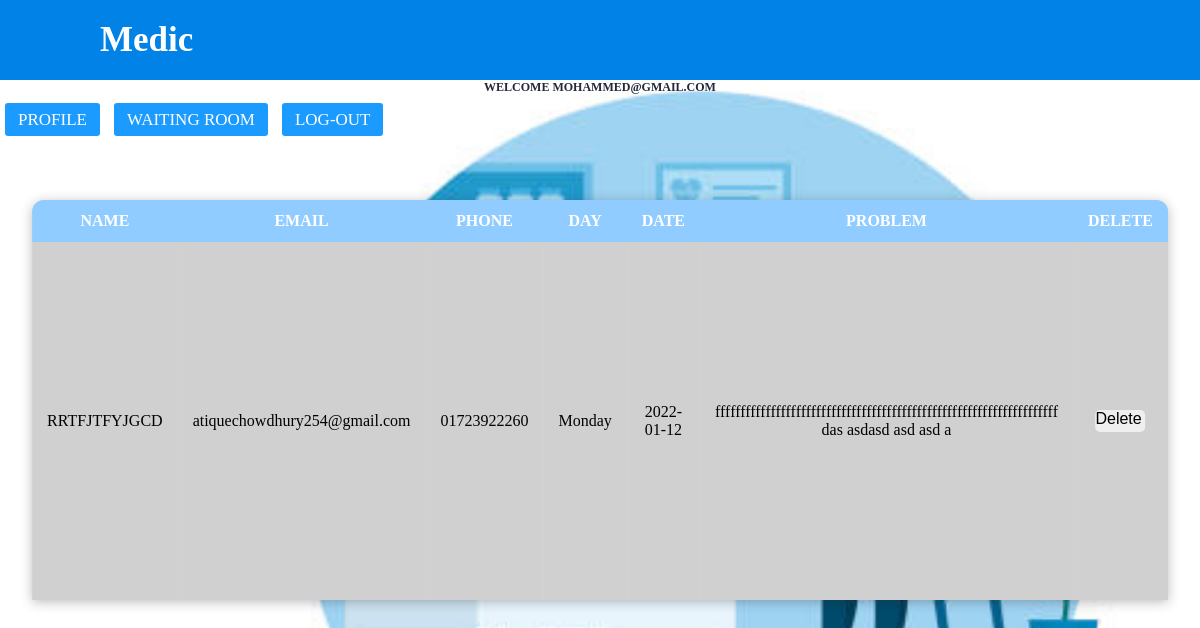
The page /docdashboard.php (signed in) on the database its author committed.
### tables this page shows
CREATE TABLE `appoinment` (
  `ID` int(11) NOT NULL,
  `email` varchar(45) NOT NULL,
  `name` varchar(45) NOT NULL,
  `docname` varchar(50) NOT NULL,
  `transction` char(25) NOT NULL,
  `phone` char(15) NOT NULL,
  `Day` varchar(45) NOT NULL,
  `Date` date DEFAULT NULL,
  `problem` text DEFAULT NULL,
  `status` varchar(45) DEFAULT NULL
);

### docdashboard.php (the view, shortened to what this page needs)
<!DOCTYPE html>
<html lang="en" dir="ltr">
  <head>
    <link rel="stylesheet" href="homepage.css">
  </head>
  <body>
      <nav>
        <label class="logo">Medic</label>
        <ul>
          <li><a class="active" href="doctorprofile.php">Profile</a></li>
          <li> <a class="active" href="index2.php"> Waiting Room</a></li>
          <li><a class="active" href="logout.php">Log-out </a></li>
        </ul>
      </nav>
<div class="header">
  <h3>Welcome <?php  echo $_SESSION['email']; ?></h3>
</div>
<table>
<thead>
  <tr>
    <th>Name</th>
    <th>Email</th>
    <th>Phone</th>
    <th>Day</th>
    <th>Date</th>
    <th>Problem</th>
    <th>Delete</th>
  </tr>
</thead>
<?php
$demail=$_SESSION['email'];
include('./connect.php');
$view_movie="SELECT
    *
FROM
    appoinment a
        JOIN
    doctor d ON d.Name = a.docname
WHERE
    a.docname = (SELECT
            Name
        FROM
            telemedine.doctor
        WHERE
            Email = '$demail') order by date";
$run=mysqli_query($conn,$view_movie);
while($row=mysqli_fetch_array($run)){
$app_Id =$row[0];
$email =$row[1];
$name =$row[2];
$phone= $row[5];
$day=$row[6];
$date=$row[7];
$prob=$row[8];
?>
<tr>
<td><?php echo $name;  ?></td>
<td><?php echo $email;  ?></td>
<td><?php echo $phone;  ?></td>
<td><?php echo $day;  ?></td>
<td><?php echo $date;?></td>
<td><?php echo $prob;  ?></td>
<td><a href="./deletepatient.php?id=<?php echo $app_Id   ?>"> <button class="button" onclick="return confirm('Are you sure To Delete this Paitent?')"> <span class="button-text"> Delete </span>
<span class="icon"> <ion-icon name="cloud-delete-outline"> </span> </button></td>
</tr>
<?php
}
?>
  </table>
  </body>
</html>

### homepage.css (style rules this page uses)
* { padding: 0; margin: 0; text-decoration: none; list-style: none; box-sizing: border-box; }
body { font-family: montserrat; background-image: url('./3.jpg'); background-size: cover; background-attachment: fixed; }
nav { background: #0082e6; height: 80px; width: 100%; }
label.logo { color: white; font-size: 35px; line-height: 80px; padding: 0 100px; font-weight: bold; }
nav ul li { display: inline-block; line-height: 80px; margin: 0 5px; }
nav ul li a { color: white; font-size: 17px; padding: 7px 13px; border-radius: 3px; text-transform: uppercase; }
a.active,a:hover { background: #1b9bff; transition: .5s; }
table { position: absolute; z-index: 2; left: 50%; top: 50%; transform: translate(-50%,-50%); width: 60%; border-collapse: collapse; border-spacing: 0; border-radius: 12px 12px 0 0; overflow: hidden; box-shadow: 0 2px 12px rgba(32,32,32,.3); height: 400px; background: #E7E7E7; text-align: center; }
th,td { padding: 12px 15px; }
th { background: #90CCFF; color: white; text-transform: uppercase; }
tr:nth-child(odd) { background-color: #D0D0D0; }
.button { content: center; display: inline-flex; height: 22px; width: 50px; padding: 0; border: none; outline: none; border-radius: 5px; overflow: hidden; font-family: 'Quicksand', sans-serif; font-size: 16px; font-weight: 500; cursor: pointer; }
.header { text-align: center; }
h3 { position: relative; font-size: 1vw; color: #252839; -webkit-text-strock: 0.3vw #383d52; text-transform: uppercase; }

### rows shown on the page
appoinment: name "RRTFJTFYJGCD", email "atiquechowdhury254@gmail.com", phone "01723922260", Day "Monday", Date "2022-01-12", problem "ffffffffffffffffffffffffffffffffffffffffffffffffffffffffffffffffffff das asdasd asd asd a"

### other values the page prints
$_SESSION['email'] "MOHAMMED@GMAIL.COM"
